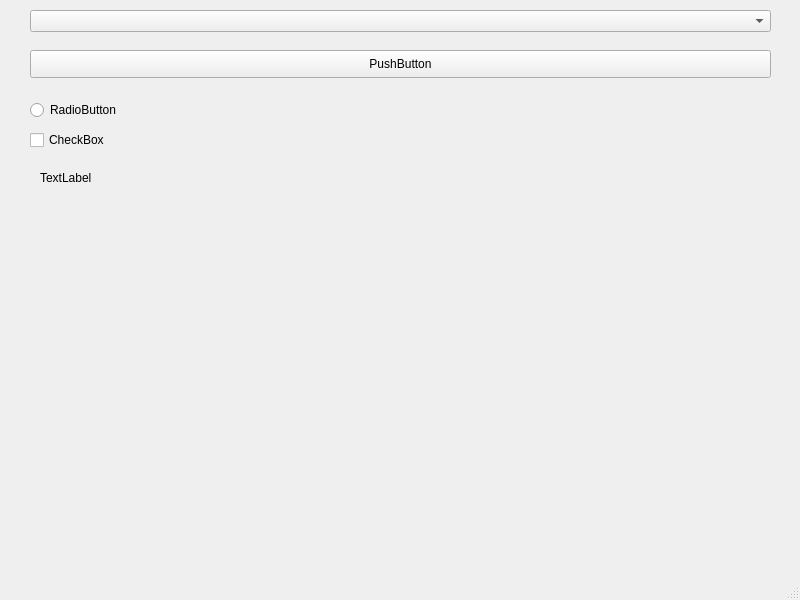
<?xml version="1.0" encoding="UTF-8"?>
<ui version="4.0">
 <class>MainWindow</class>
 <widget class="QMainWindow" name="MainWindow">
  <property name="geometry">
   <rect>
    <x>0</x>
    <y>0</y>
    <width>800</width>
    <height>600</height>
   </rect>
  </property>
  <property name="windowTitle">
   <string>MainWindow</string>
  </property>
  <widget class="QWidget" name="centralwidget">
   <widget class="QPushButton" name="pushButton_1">
    <property name="geometry">
     <rect>
      <x>30</x>
      <y>50</y>
      <width>741</width>
      <height>28</height>
     </rect>
    </property>
    <property name="text">
     <string>PushButton</string>
    </property>
   </widget>
   <widget class="QCheckBox" name="checkBox_1">
    <property name="geometry">
     <rect>
      <x>30</x>
      <y>130</y>
      <width>81</width>
      <height>20</height>
     </rect>
    </property>
    <property name="text">
     <string>CheckBox</string>
    </property>
   </widget>
   <widget class="QLabel" name="label_1">
    <property name="geometry">
     <rect>
      <x>40</x>
      <y>170</y>
      <width>55</width>
      <height>16</height>
     </rect>
    </property>
    <property name="text">
     <string>TextLabel</string>
    </property>
   </widget>
   <widget class="QRadioButton" name="radioButton_1">
    <property name="geometry">
     <rect>
      <x>30</x>
      <y>100</y>
      <width>111</width>
      <height>20</height>
     </rect>
    </property>
    <property name="text">
     <string>RadioButton</string>
    </property>
   </widget>
   <widget class="QComboBox" name="comboBox_1">
    <property name="geometry">
     <rect>
      <x>30</x>
      <y>10</y>
      <width>741</width>
      <height>22</height>
     </rect>
    </property>
   </widget>
  </widget>
  <widget class="QMenuBar" name="menubar">
   <property name="geometry">
    <rect>
     <x>0</x>
     <y>0</y>
     <width>800</width>
     <height>26</height>
    </rect>
   </property>
  </widget>
  <widget class="QStatusBar" name="statusbar"/>
 </widget>
 <resources/>
 <connections/>
</ui>
